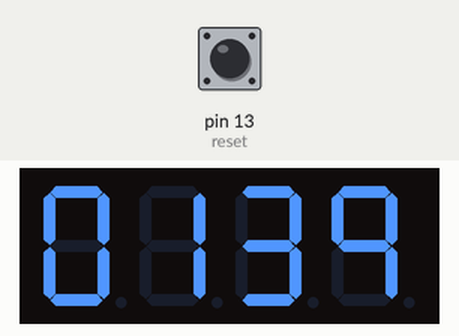
The sketch below on a simulated Arduino Mega 2560, built with avr-gcc and run on an emulated ATmega2560. Parts: 4-digit seven-segment display. Wiring (inferred from the names in the program): 4-digit 7-segment display, segments lit when HIGH: segments pin 22, pin 12, pin 11, pin 10, pin 9, pin 8, pin 7; digit selects pin 2, pin 3, pin 4, pin 5. The inputs (shaded band) are chosen by the test bench; at power-on: pin 13 (reset) HIGH. The segment pins are drawn as the display they are named for.

Above: at 1.27 s.
1.3 s: pin 13 (reset) pulled LOW for 3.2 s
At 2.6 s:
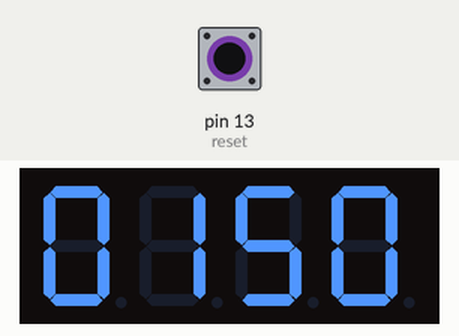
5.1 s: pin 13 (reset) pulled LOW for 0.15 s
At 5.4 s:
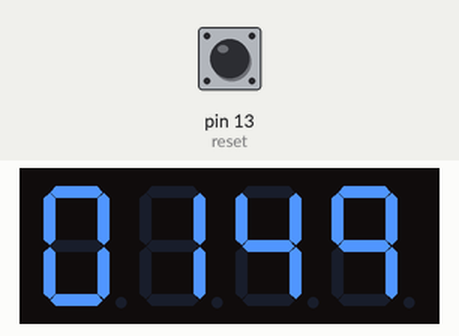
5.8 s: pin 13 (reset) pulled LOW for 1 s
At 7.02 s:
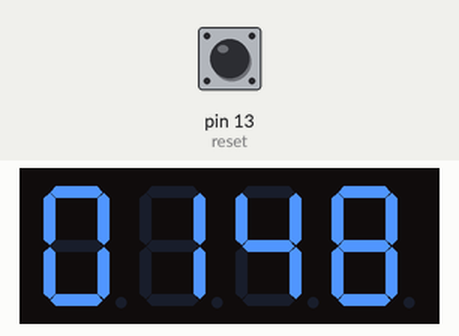

The sketch:

hw_count_down_okay.ino
```cpp
int seg[] = {22, 12, 11, 10, 9, 8, 7};
int scan[] = {2, 3, 4, 5};
char TAB[] = {0x3F, 0x06, 0x5B, 0x4F, 0x66, 0x6D, 0x7D, 0x27, 0x7F, 0x67, 0x00};
int i1, j1;
int t4 = 0;
int t3 = 1;
int t2 = 5;
int t1 = 0;
int reset = 13;
boolean RS;
unsigned long DT;

void setup() {
  for (i1 = 0; i1 < 7; i1++) {
    pinMode(seg[i1], OUTPUT);
  }
  for (i1 = 0; i1 < 4; i1++) {
    pinMode(scan[i1], OUTPUT);
    digitalWrite(scan[i1], LOW);
  }
  pinMode(reset, INPUT);
}

void loop() {
  RS = digitalRead(reset);
  if (RS == LOW) {
    t4 = 0;
    t3 = 1;
    t2 = 5;
    t1 = 0;
  }
  if (t4 == 0 and t3 == 0 and t2 == 0 and t1 == 0) {
    OutPort(TAB[0]);
    digitalWrite(scan[0], HIGH);
    delay(5);
    digitalWrite(scan[0], LOW);

    OutPort(TAB[0]);
    digitalWrite(scan[1], HIGH);
    delay(5);
    digitalWrite(scan[1], LOW);

    OutPort(TAB[0]);
    digitalWrite(scan[2], HIGH);
    delay(5);
    digitalWrite(scan[2], LOW);

    OutPort(TAB[0]);
    digitalWrite(scan[3], HIGH);
    delay(5);
    digitalWrite(scan[3], LOW);
  }
  else {
    if ((millis() - DT) > 100) {
      if (t3 == 0 and t2 == 0 and t1 == 0) {
        t4 = t4 - 1;
        t3=10;
      }
      if (t1 == 0) {
        if (t2 == 0) {
          t2 = 10;
          t3 = t3 - 1;
        }
        t2 = t2 - 1;
      }
      if (t1 == 0) {
        t1 = 10;
      }
      t1 = t1 - 1;
      DT = millis();
    }
    OutPort(TAB[t4]);
    digitalWrite(scan[0], HIGH);
    delay(5);
    digitalWrite(scan[0], LOW);

    OutPort(TAB[t3]);
    digitalWrite(scan[1], HIGH);
    delay(5);
    digitalWrite(scan[1], LOW);

    OutPort(TAB[t2]);
    digitalWrite(scan[2], HIGH);
    delay(5);
    digitalWrite(scan[2], LOW);

    OutPort(TAB[t1]);
    digitalWrite(scan[3], HIGH);
    delay(5);
    digitalWrite(scan[3], LOW);
  }
}

void OutPort(byte dat) {
  for (j1 = 0; j1 < 7; j1++) {
    if (dat % 2 == 1)
      digitalWrite(seg[j1], HIGH);
    else
      digitalWrite(seg[j1], LOW);
    dat = dat / 2;
  }
  }
```
